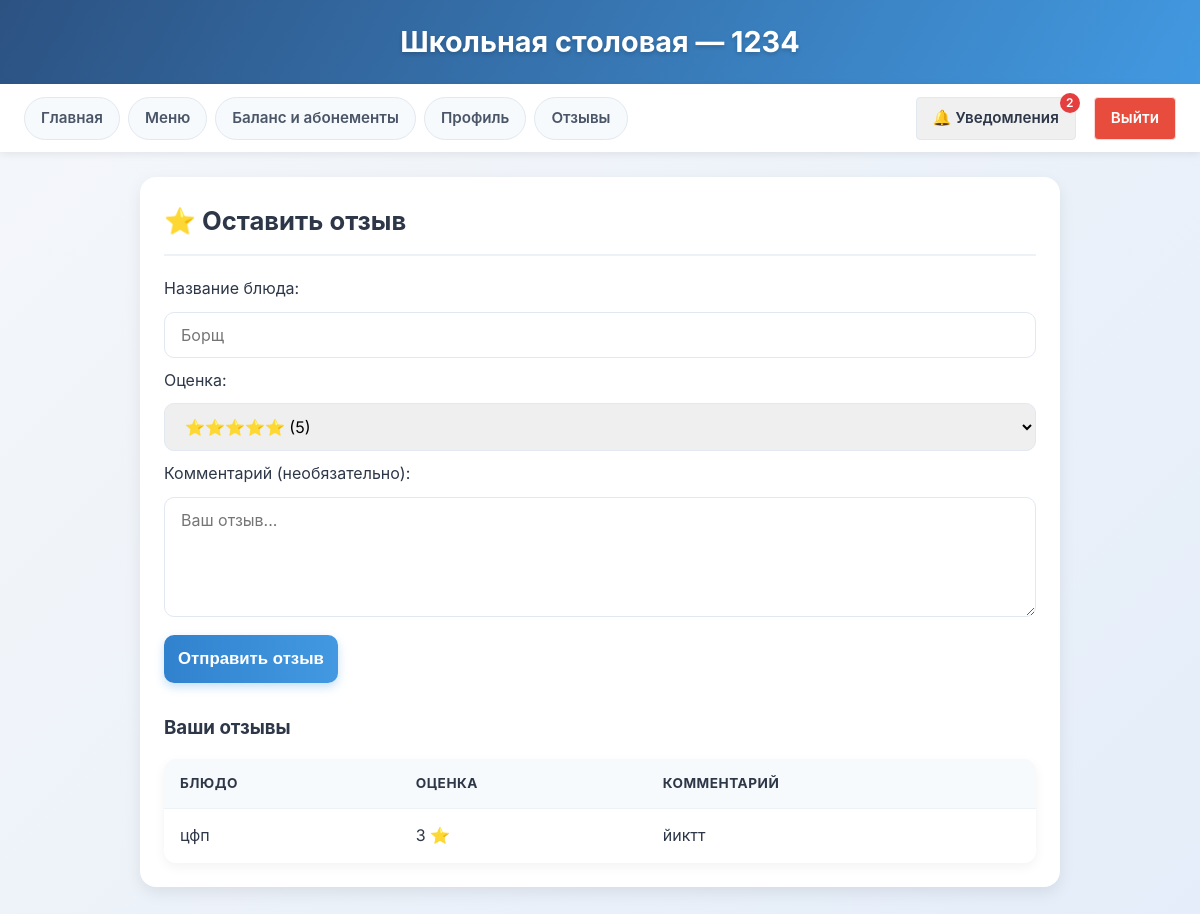
Screenshot of /student/reviews (signed in) with the database file from the repository.
### tables this page shows
CREATE TABLE reviews (
                id INTEGER PRIMARY KEY AUTOINCREMENT,
                student_id INTEGER NOT NULL,
                dish_name TEXT NOT NULL,
                rating INTEGER CHECK(rating BETWEEN 1 AND 5),
                comment TEXT,
                created_at TIMESTAMP DEFAULT CURRENT_TIMESTAMP,
                FOREIGN KEY(student_id) REFERENCES users(id)
            );

### app.py (the view, shortened to what this page needs)
@app.route('/student/reviews', methods=['GET', 'POST'])
def student_reviews():
    if session.get('role') != 'student':
        return redirect(url_for('login'))
    db = get_db()
    unread_count = get_unread_notifications_count(session['user_id'], db)
    reviews = db.execute('SELECT * FROM reviews WHERE student_id = ?', (session['user_id'],)).fetchall()
    return render_template('student/reviews.html', reviews=reviews, unread_count=unread_count)

### app.py (called while the page is built)
def get_db():
    db = getattr(g, '_database', None)
    if db is None:
        db = g._database = sqlite3.connect(DATABASE)
        db.row_factory = sqlite3.Row
    return db

@app.teardown_appcontext
def close_connection(exception):
    db = getattr(g, '_database', None)
    if db is not None:
        db.close()

def get_unread_notifications_count(user_id, db):
    count = db.execute('SELECT COUNT(*) FROM notifications WHERE user_id = ? AND is_read = 0', (user_id,)).fetchone()
    return count[0] if count else 0

### templates/student/reviews.html (shortened to what this page needs)
{% extends "base.html" %}
{% block content %}
<div class="card">
    <div class="card-header">
        <h2>⭐ Оставить отзыв</h2>
    </div>
    <form method="POST">
        <label>Название блюда:</label>
        <input type="text" name="dish" placeholder="Борщ" required>
        <label>Оценка:</label>
        <select name="rating" required>
            <option value="5">⭐⭐⭐⭐⭐ (5)</option>
        </select>
        <label>Комментарий (необязательно):</label>
        <textarea name="comment" rows="3" placeholder="Ваш отзыв..."></textarea>
        <button type="submit">Отправить отзыв</button>
    </form>
    <h3 style="margin-top: 30px;">Ваши отзывы</h3>
    {% if reviews %}
        <table>
            <thead>
                <tr>
                    <th>Блюдо</th>
                    <th>Оценка</th>
                    <th>Комментарий</th>
                </tr>
            </thead>
            <tbody>
                {% for r in reviews %}
                <tr>
                    <td>{{ r.dish_name }}</td>
                    <td>{{ r.rating }} ⭐</td>
                    <td>{{ r.comment or '—' }}</td>
                </tr>
                {% endfor %}
            </tbody>
        </table>
    {% else %}
        <p>Вы ещё не оставляли отзывов.</p>
    {% endif %}
</div>
{% endblock %}

### static/style.css (style rules this page uses)
* { margin: 0; padding: 0; box-sizing: border-box; }
body { font-family: 'Inter', -apple-system, BlinkMacSystemFont, 'Segoe UI', Roboto, sans-serif; background: linear-gradient(135deg, #f5f7fa 0%, #e4edf9 100%); color: #2d3748; min-height: 100vh; padding-bottom: 40px; line-height: 1.6; }
.card { background: white; border-radius: 16px; box-shadow: 0 6px 16px rgba(0,0,0,0.08); padding: 24px; margin-bottom: 24px; transition: transform 0.2s, box-shadow 0.2s; }
.card-header { margin-bottom: 20px; padding-bottom: 12px; border-bottom: 2px solid #edf2f7; }
.card-header h2 { font-size: 1.6rem; color: #2d3748; font-weight: 700; display: flex; align-items: center; gap: 10px; }
input[type="text"], input[type="number"], input[type="password"], select, textarea { width: 100%; padding: 12px 16px; margin: 10px 0; border: 1px solid #e2e8f0; border-radius: 10px; font-size: 1rem; font-family: inherit; transition: border-color 0.2s, box-shadow 0.2s; }
button { background: linear-gradient(to right, #3182ce, #4299e1); color: white; border: none; cursor: pointer; font-weight: 600; font-size: 1.05rem; border-radius: 10px; padding: 14px; transition: all 0.25s ease; box-shadow: 0 4px 10px rgba(66, 153, 225, 0.3); }
table { width: 100%; border-collapse: collapse; margin-top: 16px; border-radius: 12px; overflow: hidden; box-shadow: 0 4px 12px rgba(0,0,0,0.05); }
th, td { padding: 14px 16px; text-align: left; border-bottom: 1px solid #edf2f7; }
th { background: #f7fafc; font-weight: 700; color: #2d3748; text-transform: uppercase; font-size: 0.85rem; letter-spacing: 0.5px; }
tr:last-child td { border-bottom: none; }
textarea { min-height: 120px; resize: vertical; }

### rows the page displays
reviews: dish_name "цфп", rating "3", comment "йиктт"

### other values shown
{{ session.full_name or 'Гость' }} "1234"
{{ unread_count }} "2"
